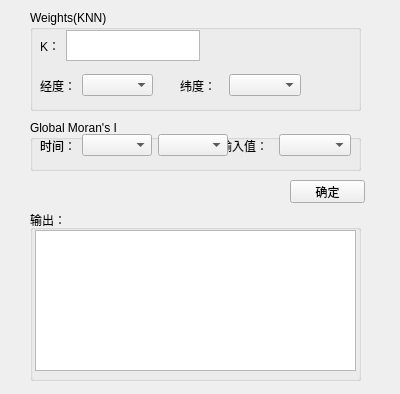
<?xml version="1.0" encoding="UTF-8"?>
<ui version="4.0">
 <class>Form</class>
 <widget class="QWidget" name="Form">
  <property name="geometry">
   <rect>
    <x>0</x>
    <y>0</y>
    <width>400</width>
    <height>394</height>
   </rect>
  </property>
  <property name="windowTitle">
   <string>Form</string>
  </property>
  <widget class="QGroupBox" name="groupBox">
   <property name="geometry">
    <rect>
     <x>30</x>
     <y>10</y>
     <width>331</width>
     <height>101</height>
    </rect>
   </property>
   <property name="title">
    <string>Weights(KNN)</string>
   </property>
   <widget class="QWidget" name="horizontalLayoutWidget">
    <property name="geometry">
     <rect>
      <x>10</x>
      <y>20</y>
      <width>160</width>
      <height>31</height>
     </rect>
    </property>
    <layout class="QHBoxLayout" name="horizontalLayout">
     <item>
      <widget class="QLabel" name="label">
       <property name="text">
        <string>K：</string>
       </property>
      </widget>
     </item>
     <item>
      <widget class="QTextEdit" name="textEdit"/>
     </item>
    </layout>
   </widget>
   <widget class="QWidget" name="horizontalLayoutWidget_2">
    <property name="geometry">
     <rect>
      <x>10</x>
      <y>60</y>
      <width>113</width>
      <height>31</height>
     </rect>
    </property>
    <layout class="QHBoxLayout" name="horizontalLayout_2">
     <item>
      <widget class="QLabel" name="label_2">
       <property name="text">
        <string>经度：</string>
       </property>
      </widget>
     </item>
     <item>
      <widget class="QComboBox" name="comboBox"/>
     </item>
    </layout>
   </widget>
   <widget class="QWidget" name="horizontalLayoutWidget_3">
    <property name="geometry">
     <rect>
      <x>150</x>
      <y>60</y>
      <width>121</width>
      <height>31</height>
     </rect>
    </property>
    <layout class="QHBoxLayout" name="horizontalLayout_3">
     <item>
      <widget class="QLabel" name="label_3">
       <property name="text">
        <string>纬度：</string>
       </property>
      </widget>
     </item>
     <item>
      <widget class="QComboBox" name="comboBox_2"/>
     </item>
    </layout>
   </widget>
  </widget>
  <widget class="QGroupBox" name="groupBox_2">
   <property name="geometry">
    <rect>
     <x>30</x>
     <y>120</y>
     <width>331</width>
     <height>51</height>
    </rect>
   </property>
   <property name="title">
    <string>Global Moran's I</string>
   </property>
   <widget class="QWidget" name="horizontalLayoutWidget_4">
    <property name="geometry">
     <rect>
      <x>190</x>
      <y>10</y>
      <width>131</width>
      <height>31</height>
     </rect>
    </property>
    <layout class="QHBoxLayout" name="horizontalLayout_4">
     <item>
      <widget class="QLabel" name="label_4">
       <property name="text">
        <string>输入值：</string>
       </property>
      </widget>
     </item>
     <item>
      <widget class="QComboBox" name="comboBox_3"/>
     </item>
    </layout>
   </widget>
   <widget class="QWidget" name="horizontalLayoutWidget_5">
    <property name="geometry">
     <rect>
      <x>10</x>
      <y>10</y>
      <width>188</width>
      <height>31</height>
     </rect>
    </property>
    <layout class="QHBoxLayout" name="horizontalLayout_5">
     <item>
      <widget class="QLabel" name="label_5">
       <property name="text">
        <string>时间：</string>
       </property>
      </widget>
     </item>
     <item>
      <widget class="QComboBox" name="comboBox_4"/>
     </item>
     <item>
      <widget class="QComboBox" name="comboBox_5"/>
     </item>
    </layout>
   </widget>
  </widget>
  <widget class="QGroupBox" name="groupBox_3">
   <property name="geometry">
    <rect>
     <x>30</x>
     <y>210</y>
     <width>331</width>
     <height>171</height>
    </rect>
   </property>
   <property name="title">
    <string>输出：</string>
   </property>
   <widget class="QTextBrowser" name="textBrowser">
    <property name="geometry">
     <rect>
      <x>5</x>
      <y>20</y>
      <width>321</width>
      <height>141</height>
     </rect>
    </property>
   </widget>
  </widget>
  <widget class="QPushButton" name="pushButton">
   <property name="geometry">
    <rect>
     <x>290</x>
     <y>180</y>
     <width>75</width>
     <height>23</height>
    </rect>
   </property>
   <property name="text">
    <string>确定</string>
   </property>
  </widget>
 </widget>
 <resources/>
 <connections/>
</ui>
